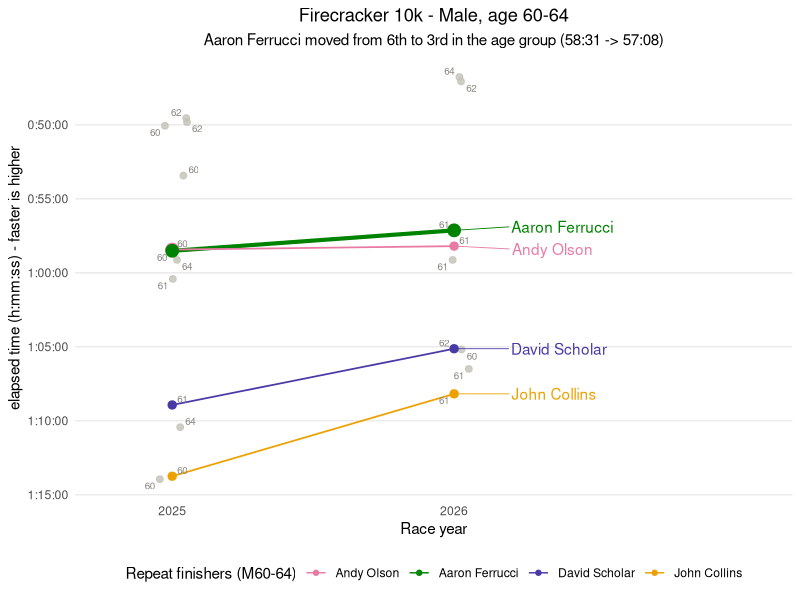
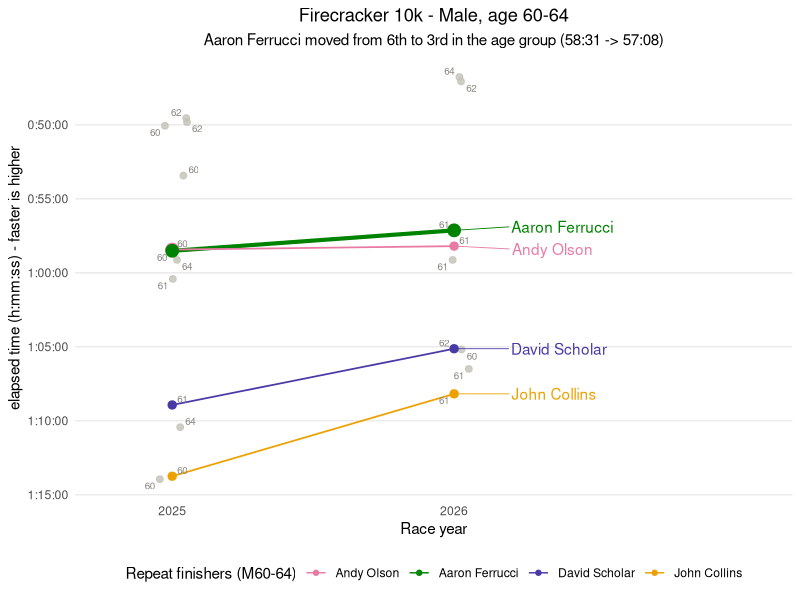

These figures' R source, in order:
library(ggplot2)
library(ggrepel)
library(dplyr)

# TODO: next, try adding 2024 data into the chart (data/firecracker_10k_2024.txt)

timestr <- function(elapsed) {
  seconds <- elapsed
  hours <- as.integer(seconds / 3600)
  seconds <- seconds - hours * 3600
  minutes <- as.integer(seconds / 60)
  seconds <- round(seconds - minutes * 60, digits=2)

  minute_prefix <- ifelse(minutes < 10, "0", "")
  minutes <- paste0(minute_prefix, minutes)
  second_prefix <- ifelse(seconds < 10, "0", "")
  seconds <- paste0(second_prefix, seconds)

  time <- paste(hours, minutes, seconds, sep=":")
  return(time)
}

parse_time <- function(hms_str) {
  sapply(strsplit(hms_str, ":"), function(hms) Reduce(function(acc, x) as.numeric(acc) * 60 + as.numeric(x), hms))
}

# 2025: no header row in the raw file
data2025 <- read.table("data/firecracker_10k_2025.txt", header=F, sep="\t", quote="", stringsAsFactors=F,
  col.names=c("Place","Bib","Full.Name","Gender","Age","City","State","Time",
              "GenderPlace","AgeGroup","AgeGroupPlace","Pace","Blank1","Blank2"))
data2025$Time <- parse_time(data2025$Time)
data2025$Year <- "2025"

# 2026: the last line of the raw data is malformed; using the manually-modified file (see main.R)
data2026 <- read.table("data/firecracker_10k_2026_manually_modified.txt", header=T, sep="\t", quote="", stringsAsFactors=F)
data2026$Time <- parse_time(data2026$Gun.Elapsed.Time)
data2026$Year <- "2026"

cols <- c("Full.Name", "Age", "Time", "Year")
combined <- rbind(data2025[data2025$Gender == "Male" & data2025$Age >= 60 & data2025$Age <= 64, cols],
                   data2026[data2026$Gender == "Male" & data2026$Age >= 60 & data2026$Age <= 64, cols])

combined <- combined %>%
  group_by(Year) %>%
  mutate(AgeGroupRank = rank(Time, ties.method="min")) %>%
  ungroup()

# names that raced male 60-64 in both years
repeat_names <- intersect(combined$Full.Name[combined$Year == "2025"],
                           combined$Full.Name[combined$Year == "2026"])

combined$Runner <- ifelse(combined$Full.Name %in% repeat_names, combined$Full.Name, "Other finishers")
combined$Runner <- factor(combined$Runner, levels=c(repeat_names, "Other finishers"))

field <- combined[combined$Runner == "Other finishers",]
repeats <- combined[combined$Runner != "Other finishers",]

# numeric x position so the age labels can be anchored to the same jittered
# spot as each field dot (position_jitter inside geom_point has no data the
# repel label layer can see, so the jitter has to be computed once, here)
xpos <- c(`2025`=1, `2026`=2)
set.seed(42)
field$PlotX <- xpos[field$Year] + runif(nrow(field), -0.06, 0.06)
repeats$PlotX <- xpos[repeats$Year]

# validated palette slots: magenta, green, violet, yellow. Andy Olson gets
# magenta (not the usual slot-1 blue) because it separates further from Aaron's
# green than blue does (normal-vision ΔE 35.9 vs 29.0, CVD ΔE 17.6 vs 26.5) --
# Andy's 2025 dot sits almost on top of Aaron's, so the extra separation matters.
runner_colors <- setNames(c("#e87ba4", "#008300", "#4a3aa7", "#eda100")[seq_along(repeat_names)], repeat_names)
runner_colors["Other finishers"] <- "#c3c2b7"

# highlight Aaron Ferrucci with a heavier line/point throughout, plus Andy
# Olson's 2025 dot, since it sits only 5 seconds from Aaron's that year
repeats$is_ferrucci <- repeats$Full.Name == "Aaron Ferrucci"
repeats$highlight_point <- repeats$is_ferrucci |
  (repeats$Full.Name == "Andy Olson" & repeats$Year == "2025")

time_ticks <- seq(45*60, 75*60, by=5*60)

label_data <- repeats[repeats$Year == "2026",]

# every dot, both years, gets a small muted age label anchored to its exact
# (possibly jittered) plotted position
age_labels <- rbind(field[, c("PlotX","Time","Age")], repeats[, c("PlotX","Time","Age")])

set.seed(42)
slope_plot <-
  ggplot() +
  geom_point(data=field, aes(x=PlotX, y=Time), color="#c3c2b7", size=2, alpha=0.8) +
  geom_line(data=repeats, aes(x=PlotX, y=Time, group=Full.Name, color=Runner, linewidth=is_ferrucci)) +
  geom_point(data=repeats, aes(x=PlotX, y=Time, color=Runner, size=highlight_point)) +
  geom_text_repel(data=age_labels, aes(x=PlotX, y=Time, label=Age),
                   size=2.5, color="#898781", segment.size=0.2, segment.color="#c3c2b7",
                   box.padding=0.15, point.padding=0.05, force=0.3, max.overlaps=Inf, seed=42) +
  geom_text_repel(data=label_data, aes(x=PlotX, y=Time, label=Full.Name, color=Runner),
                   nudge_x=0.2, hjust=0, direction="y", segment.size=0.3, show.legend=F) +
  scale_color_manual(values=runner_colors, breaks=repeat_names, name="Repeat finishers (M60-64)") +
  scale_linewidth_manual(values=c(`FALSE`=0.6, `TRUE`=1.4), guide="none") +
  scale_size_manual(values=c(`FALSE`=2.5, `TRUE`=4), guide="none") +
  scale_y_reverse(breaks=time_ticks, labels=timestr(time_ticks), name="elapsed time (h:mm:ss) - faster is higher") +
  scale_x_continuous(breaks=c(1, 2), labels=c("2025", "2026"), expand=expansion(add=c(0.3, 1.0))) +
  labs(x="Race year",
       title="Firecracker 10k - Male, age 60-64",
       subtitle="Aaron Ferrucci moved from 6th to 3rd in the age group (58:31 -> 57:08)") +
  theme_minimal() +
  theme(
    panel.grid.minor = element_blank(),
    panel.grid.major.x = element_blank(),
    plot.title = element_text(hjust = 0.5),
    plot.subtitle = element_text(hjust = 0.5),
    legend.position = "bottom"
  )

print(slope_plot)
svg(filename="slope_male_60_64.svg", width=9, height=7)
print(slope_plot)
dev.off()
